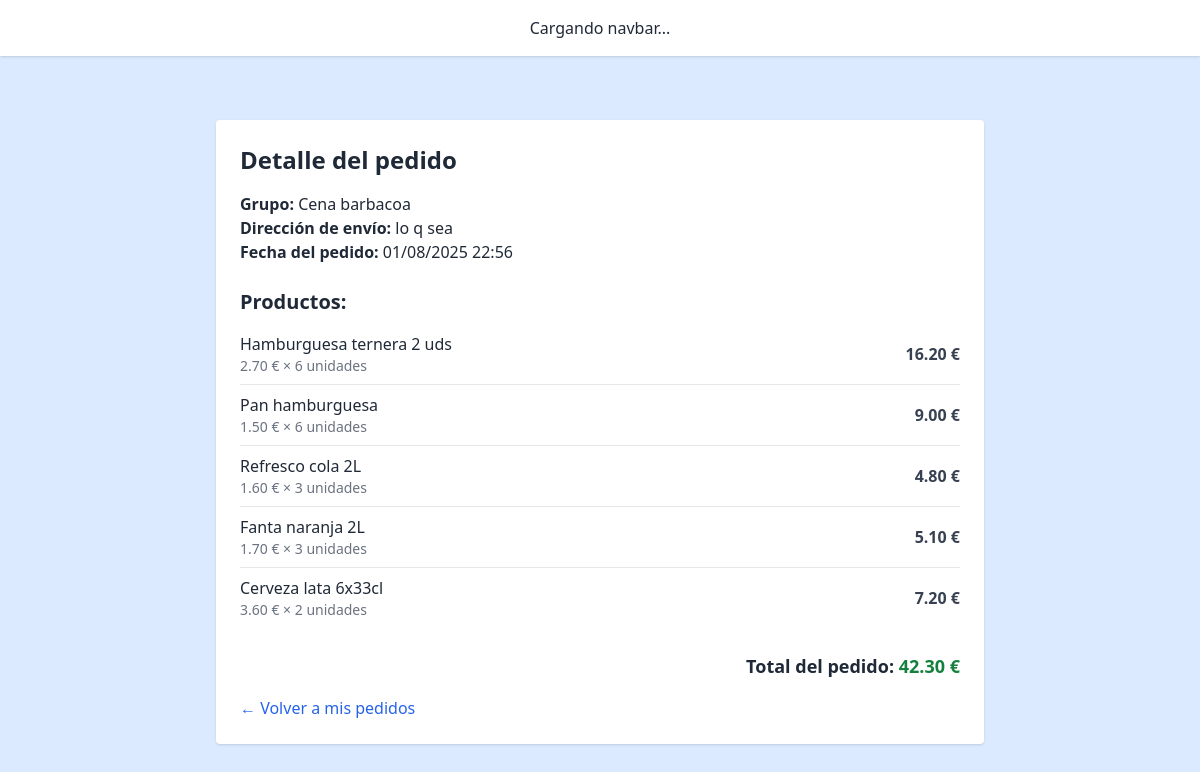
/order/11/ (signed in), run on the app's committed database.
### core/models/order.py (models this page shows, shortened)
class Order(models.Model):
    group = models.ForeignKey(Group, on_delete=models.CASCADE, related_name='orders')
    created_by = models.ForeignKey(UserAccount, on_delete=models.SET_NULL, null=True, blank=True)
    created_at = models.DateTimeField(auto_now_add=True)
    total_price = models.DecimalField(max_digits=10, decimal_places=2)
    direccion = models.CharField(max_length=255)
    notes = models.TextField(blank=True)
    confirmed = models.BooleanField(default=False)

class OrderItem(models.Model):
    order = models.ForeignKey(Order, on_delete=models.CASCADE, related_name='items')
    product = models.ForeignKey(Product, on_delete=models.CASCADE)
    quantity = models.PositiveIntegerField()
    price = models.DecimalField(max_digits=8, decimal_places=2)
    def subtotal(self):
        return self.quantity * self.price

### core/models/group.py (models this page shows, shortened)
class Group(models.Model):
    name = models.CharField(max_length=100)
    creator = models.ForeignKey(UserAccount, on_delete=models.CASCADE, related_name='owned_groups')
    members = models.ManyToManyField(UserAccount, related_name='groups_in')
    people_count = models.IntegerField()
    duration_days = models.IntegerField()
    preferences = models.TextField(blank=True)
    restrictions = models.TextField(blank=True)
    created_at = models.DateTimeField(auto_now_add=True)
    high_consume = models.BooleanField(default=False)
    invite_code = models.CharField(max_length=10, unique=True, blank=True)
    description = models.TextField( blank=True,
        help_text="Descripción libre del plan del grupo. Por ejemplo: lo que quieren comer cada día o el tipo de evento"
    )

### core/models/product.py (models this page shows, shortened)
class Product(models.Model):
    name = models.TextField(max_length=100, help_text="Nombre del producto")
    price = models.DecimalField(max_digits=6, decimal_places=2, help_text="Precio del producto")
    stock = models.PositiveIntegerField(default=0, help_text="Cantidad disponible en el inventario")
    categories = models.ManyToManyField(Category, related_name='products')
    image = models.ImageField(upload_to='product_images/', blank=True, null=True, help_text="Imagen del producto")
    weight_kg = models.FloatField(
        null=True, blank=True,
        help_text="Peso total o capacidad del paquete del producto (en kilogramos o Litros). Ej: 0.5 para 500 gramos"
    )
    units = models.PositiveIntegerField(
        null=True, blank=True,
        help_text="Cantidad de unidades individuales que contiene el paquete. Ej: 6 para un pack de 6 latas"
    )
    weight_per_unit_kg = models.FloatField(
        null=True, blank=True,
        help_text="Peso o capacidad de una unidad del producto, si aplica (en kilogramos o litros). Ej: 0.33 para una lata de 330 ml"
    )
    description = models.TextField(
        blank=True,
        help_text="Descripción del producto (ingredientes, uso, etc.) para ayudar a OpenAI a planificar mejor"
    )

### core/views.py (the view)
# urls.py: path('order/<int:pk>/', order_detail_view, name='order_detail'),
def order_detail_view(request, pk):
    order = get_object_or_404(Order, pk=pk)
    if not request.user.is_staff and request.user not in order.group.members.all() and request.user != order.group.creator:
        return HttpResponseForbidden("No tienes permiso para ver este pedido.")
    return render(request, "core/order/order_detail.html", {"order": order})

### core/templates/core/order/order_detail.html
{% extends "base.html" %}
{% load custom_filters %}
{% block content %}
<div class="max-w-3xl mx-auto bg-white p-6 rounded shadow mt-10">
  <h2 class="text-2xl font-bold mb-4"> Detalle del pedido</h2>
  <p><strong>Grupo:</strong> {{ order.group.name }}</p>
  <p><strong>Dirección de envío:</strong> {{ order.direccion }}</p>
  <p><strong>Fecha del pedido:</strong> {{ order.created_at|date:"d/m/Y H:i" }}</p>
  <h3 class="text-xl font-semibold mt-6 mb-2">Productos:</h3>
  <div class="divide-y divide-gray-200">
    {% for item in order.items.all %}
      <div class="py-2 flex justify-between items-center">
        <div>
          <p class="font-medium">{{ item.product.name }}</p>
          <p class="text-sm text-gray-500">
            {{ item.price|floatformat:2 }} € × {{ item.quantity }} unidades
          </p>
        </div>
        <div class="text-right font-semibold text-gray-700">
            {{ item.subtotal|floatformat:2 }} €
        </div>
      </div>
    {% empty %}
      <p class="text-gray-500">Este pedido no tiene productos.</p>
    {% endfor %}
  </div>
  <div class="mt-6 text-right text-lg font-bold">
    Total del pedido: <span class="text-green-700">{{ order.total_price|floatformat:2 }} €</span>
  </div>
  <div class="mt-4">
    <a href="/orders" class="text-blue-600 hover:underline">← Volver a mis pedidos</a>
  </div>
</div>
{% endblock %}

### data on the page
Order: group.name "Cena barbacoa", direccion "lo q sea", created_at "01/08/2025 22:56", total_price "42.30"
OrderItem: product.name "Hamburguesa ternera 2 uds", price "2.70", quantity "6", subtotal "16.20"
OrderItem: product.name "Pan hamburguesa", price "1.50", quantity "6", subtotal "9.00"
OrderItem: product.name "Refresco cola 2L", price "1.60", quantity "3", subtotal "4.80"
OrderItem: product.name "Fanta naranja 2L", price "1.70", quantity "3", subtotal "5.10"
OrderItem: product.name "Cerveza lata 6x33cl", price "3.60", quantity "2", subtotal "7.20"
